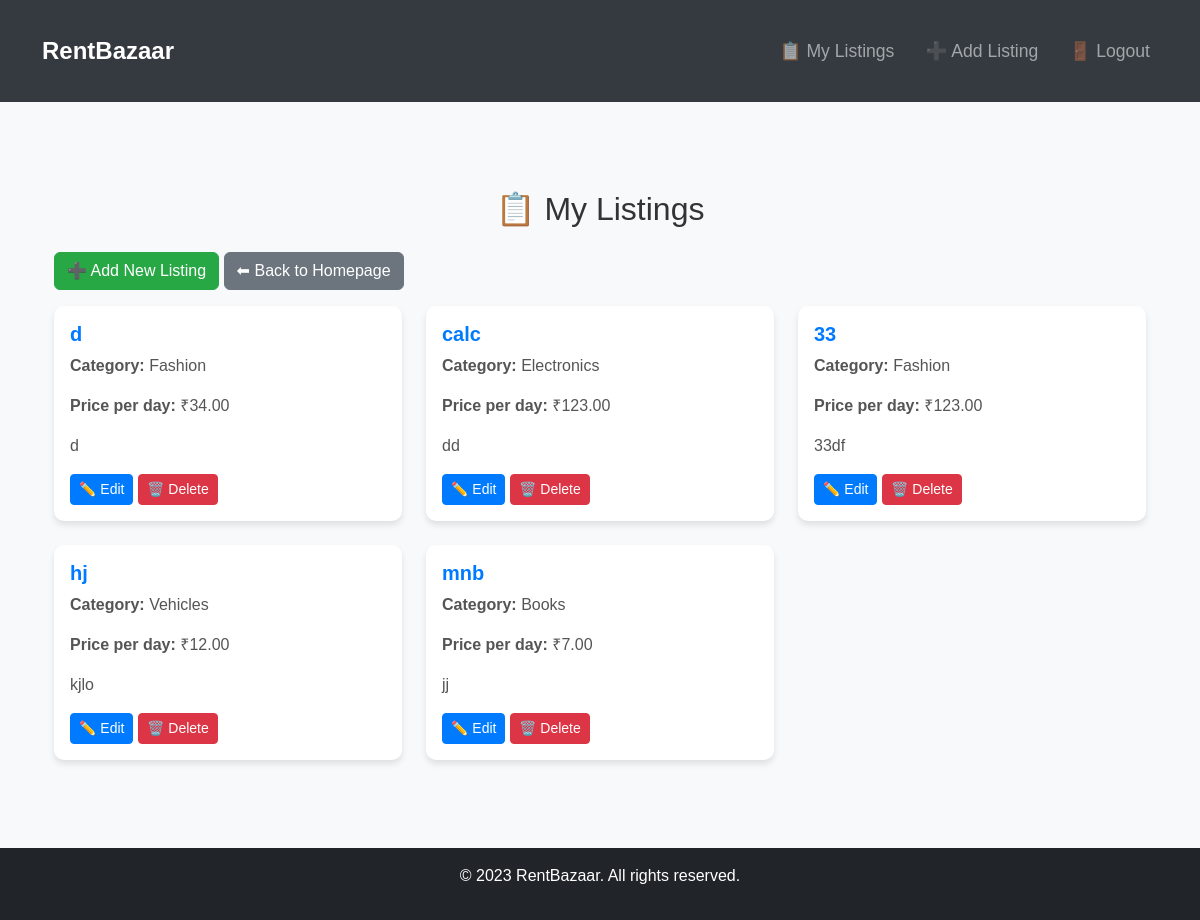
/manage/ (signed in), run on an earlier commit of the app's database.
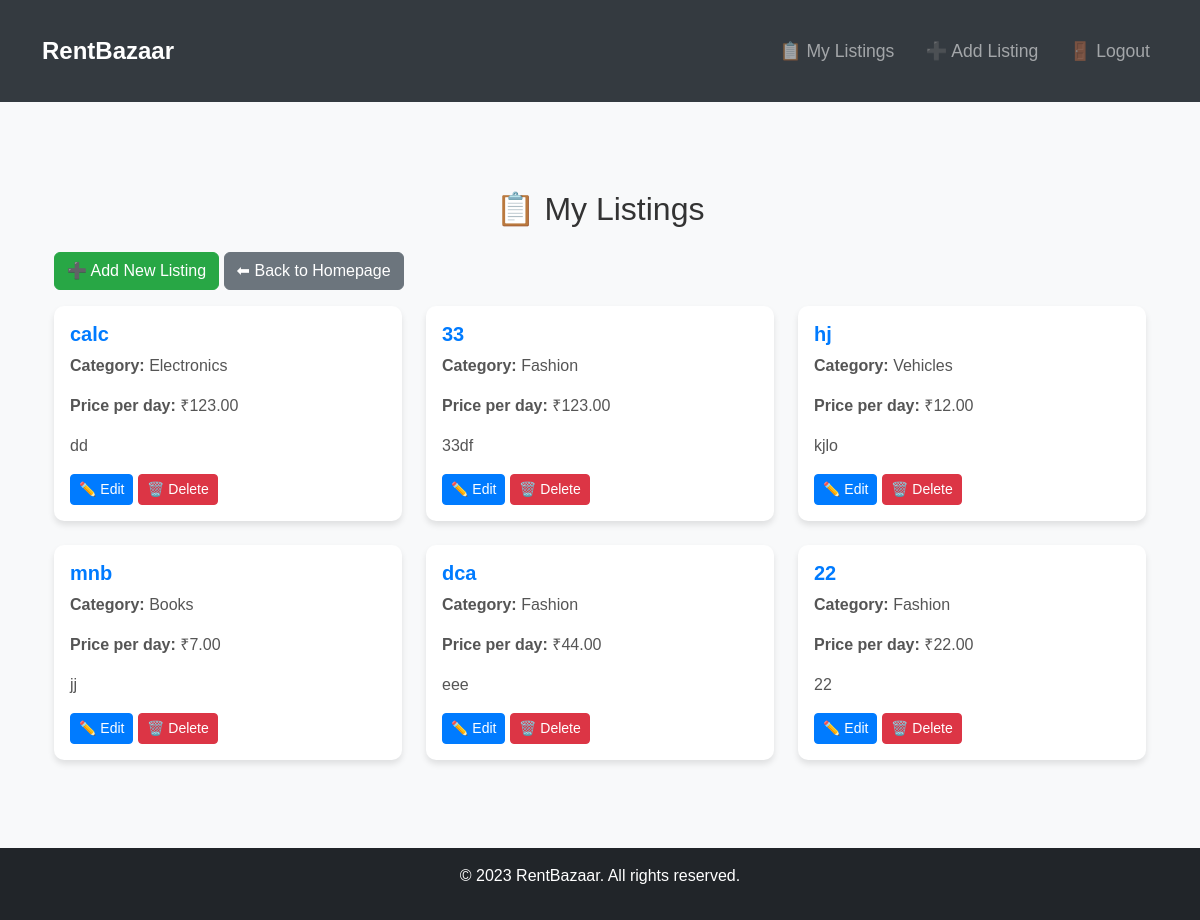
And on a later commit of the database.
### rentals/models.py (models this page shows, shortened)
class RentalItem(models.Model):
    CATEGORY_CHOICES = [
        ('electronics', 'Electronics'),
        ('fashion', 'Fashion'),
        ('books', 'Books'),
        ('vehicles', 'Vehicles'),
        ('appliances', 'Appliances'),
        ('others', 'Others'),
    ]
    COLLEGE_CHOICES = [
        ('OUTR', 'OUTR'),
        ('Silicon', 'Silicon'),
        ('ITER', 'ITER'),
        ('IIIT BBSR', 'IIIT BBSR'),
        ('IIT BBSR', 'IIT BBSR'),
    ]
    name = models.CharField(max_length=255)
    description = models.TextField()
    category = models.CharField(max_length=50, choices=CATEGORY_CHOICES)
    price_per_day = models.DecimalField(max_digits=10, decimal_places=2)
    available = models.BooleanField(default=True)
    created_at = models.DateTimeField(auto_now_add=True)
    owner = models.ForeignKey(User, on_delete=models.CASCADE)
    college = models.CharField(max_length=50, choices=COLLEGE_CHOICES, default='OUTR')  # Added college field
    image = models.ImageField(upload_to='rental_images/', blank=True, null=True, default='default_no_image.png')

### rentals/views.py (the view)
# urls.py: path('manage/', manage_listings, name='manage_listings'),
@login_required(login_url='login')
def manage_listings(request):
    listings = RentalItem.objects.filter(owner=request.user)
    return render(request, 'rentals/manage_listings.html', {'listings': listings})

### rentals/templates/rentals/manage_listings.html
{% extends 'rentals/base.html' %}
{% block content %}
<div class="container">
    <h2 class="text-center my-4">📋 My Listings</h2>
    <a href="{% url 'add_rental' %}" class="btn btn-success mb-3">➕ Add New Listing</a>
    <a href="{% url 'homepage' %}" class="btn btn-secondary mb-3">⬅ Back to Homepage</a>
    <div class="row">
        {% for listing in listings %}
        <div class="col-md-4 mb-4">
            <div class="card">
                <div class="card-body">
                    <h5 class="card-title">{{ listing.name }}</h5>
                    <p class="card-text"><strong>Category:</strong> {{ listing.get_category_display }}</p>
                    <p class="card-text"><strong>Price per day:</strong> ₹{{ listing.price_per_day }}</p>
                    <p class="card-text">{{ listing.description|truncatechars:100 }}</p>
                    <a href="{% url 'edit_listing' listing.id %}" class="btn btn-primary btn-sm">✏️ Edit</a>
                    <a href="{% url 'delete_listing' listing.id %}" class="btn btn-danger btn-sm">🗑️ Delete</a>
                </div>
            </div>
        </div>
        {% empty %}
        <div class="col-12">
            <p class="text-muted">You have no listings yet. <a href="{% url 'add_rental' %}">Add one now!</a></p>
        </div>
        {% endfor %}
    </div>
</div>
{% endblock %}

What changed in the data, as far as the page shows it:
removed RentalItem: name "d", category "Fashion", price_per_day "34.00", description "d"
added RentalItem: name "dca", category "Fashion", price_per_day "44.00", description "eee"
added RentalItem: name "22", category "Fashion", price_per_day "22.00", description "22"
